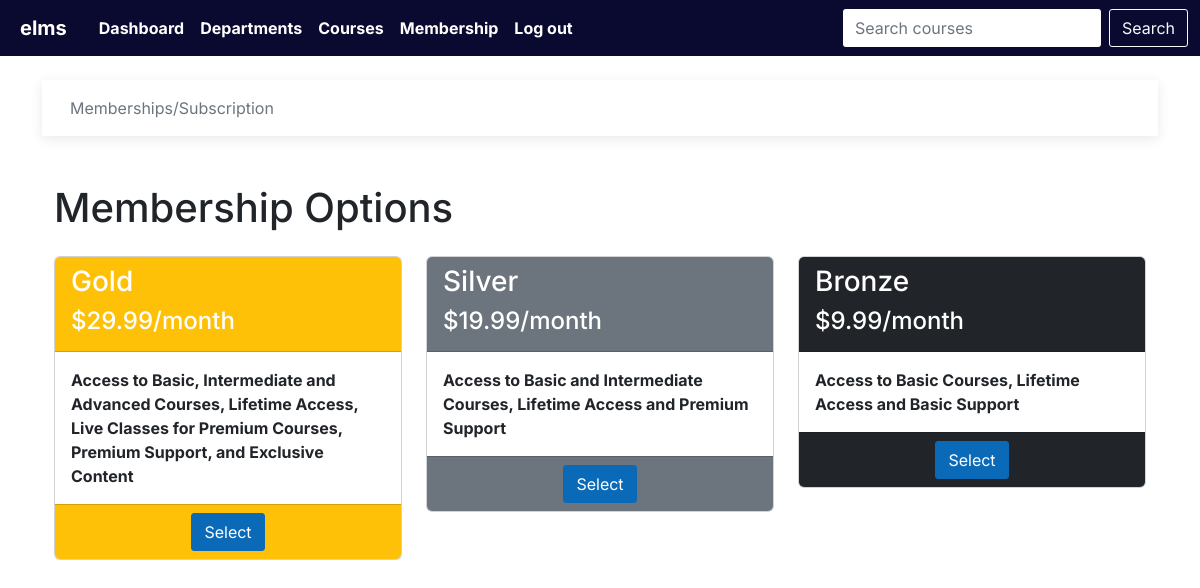
Page /membership/ on the committed database.
### main/models.py (models this page shows, shortened)
class Membership(models.Model):
    name = models.CharField(max_length=100)
    price = models.DecimalField(max_digits=10, decimal_places=2, default=10)
    features = models.TextField()

### main/views.py (the view)
# urls.py: path('membership/', views.membership, name='membership'),
def membership(request):
    memberships = Membership.objects.all()
    if request.session.get('student_id'):
        student = Student.objects.get(
            student_id=request.session['student_id'])
    else:
        student = None
    if request.session.get('faculty_id'):
        faculty = Faculty.objects.get(
            faculty_id=request.session['faculty_id'])
    else:
        faculty = None
    context = {
        'memberships': memberships,
        'student': student,
        'faculty': faculty,
    }
    return render(request, 'main/membership_new.html', context)

### main/templates/main/membership_new.html (shortened to what this page needs)
{% extends 'index.html' %}
{% load static %}
{% block profile %}
{% if faculty  %} {% url 'profile' faculty.faculty_id %}
{% else %} {% url 'profile' student.student_id %}
{% endif %}
{% endblock %}
{% block content %}
<div class="container">
   <div class="container shadow-sm">
   <nav aria-label="breadcrumb">
      <ol class="breadcrumb p-3">
         <li class="breadcrumb-item active animate__animated animate__backInRight" aria-current="page">Memberships/Subscription</li>
      </ol>
   </nav>
</div>
<div class="container mt-5">
    <h1>Membership Options</h1>
    <div class="row mt-4">
        {% for membership in memberships %}
        <div class="col-md-4">
            <div class="card">
                <div class="card-header {% if membership.name == 'Gold' %}bg-warning{% elif membership.name == 'Silver' %}bg-secondary{% elif membership.name == 'Bronze' %}bg-dark{% endif %} text-white">
                    <h3>{{ membership.name }}</h3>
                    <h4>${{ membership.price }}/month</h4>
                </div>
                <div class="card-body">
                    <strong>{{ membership.features }}</strong>
                </div>
                <div class="card-footer {% if membership.name == 'Gold' %}bg-warning{% elif membership.name == 'Silver' %}bg-secondary{% elif membership.name == 'Bronze' %}bg-dark{% endif %} text-white"">
                    <div class="text-center">
                        <a href="{% url 'membership_payment' membership.pk %}" class="btn btn-primary">Select</a>
                    </div>
                </div>
            </div>
        </div>
        {% endfor %}
    </div>
</div>
{% endblock %}

### static/styles/style.css (style rules this page uses)
* { font-family: "Inter", sans-serif; box-sizing: border-box; }
body { margin: 0; padding: 0; }
html { scroll-behavior: smooth; }
.btn { border-radius: 3px !important; }
.btn-primary { background-color: #0b6ab8 !important; border-color: #0b6ab8 !important; }
a { text-decoration: none !important; }
.card-header, .card-footer { background-color: rgb(10, 10, 48); }
.container { margin-top: 1.5rem; }
.shadow-sm { box-shadow: rgba(0, 0, 0, 0.09) 0px 3px 12px !important; }

### rows in the picture
Membership: name "Gold", price "29.99", features "Access to Basic, Intermediate and Advanced Courses, Lifetime Access, Live Classes for Premium Courses, Premium Support, and Exclusive Content"
Membership: name "Silver", price "19.99", features "Access to Basic and Intermediate Courses, Lifetime Access and Premium Support"
Membership: name "Bronze", price "9.99", features "Access to Basic Courses, Lifetime Access and Basic Support"
